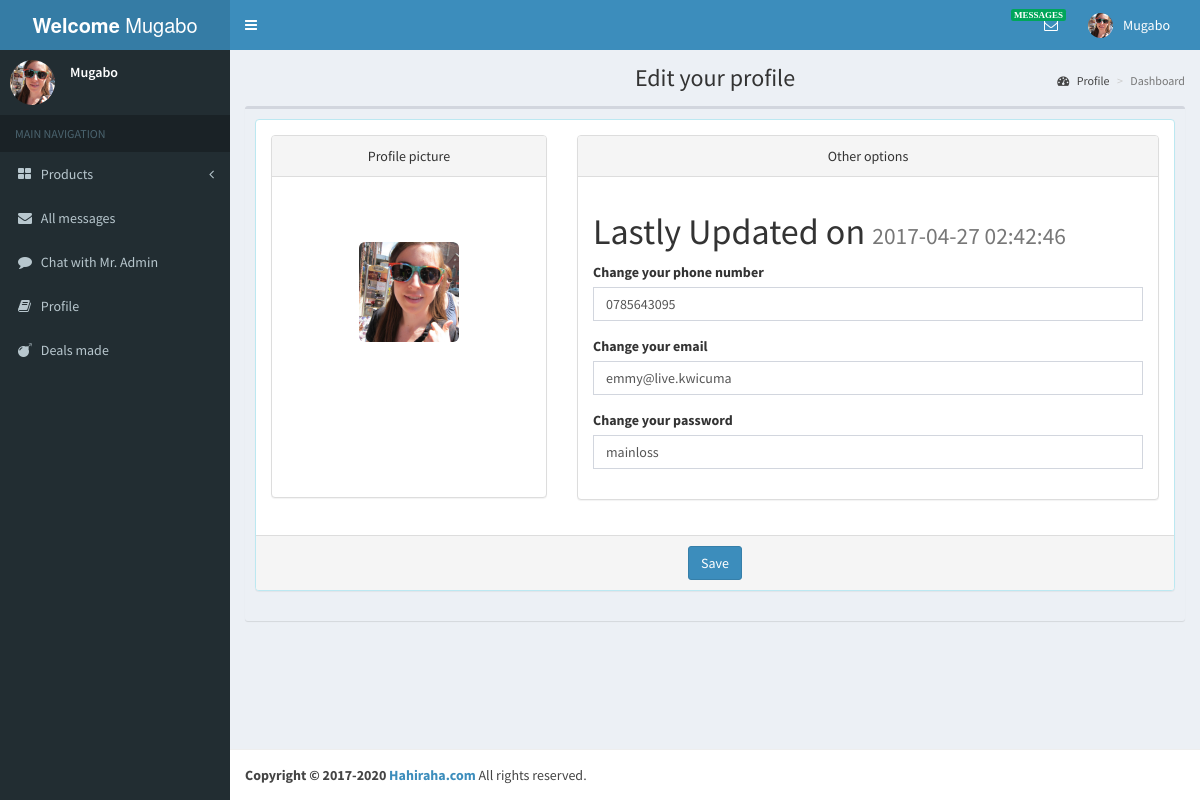
The page /dash/edit1.php (signed in) on the database its author committed.
### tables this page shows
CREATE TABLE `seller` (
  `ID` int(11) NOT NULL,
  `Name` varchar(50) NOT NULL,
  `NameOfBusiness` varchar(100) NOT NULL,
  `Email` varchar(100) NOT NULL,
  `Phone` varchar(20) NOT NULL,
  `Classes` varchar(30) NOT NULL,
  `About` text NOT NULL,
  `Picture01` text NOT NULL,
  `Picture02` text NOT NULL,
  `Picture03` text NOT NULL,
  `Province` varchar(50) NOT NULL,
  `District` varchar(50) NOT NULL,
  `Sector` varchar(50) NOT NULL,
  `Categorie` varchar(50) NOT NULL,
  `Password` varchar(100) NOT NULL,
  `Date` datetime NOT NULL
);

### dash/edit1.php (the view, shortened to what this page needs)
<!DOCTYPE html>
<html>
  <head>
    <link href="bootstrap/css/bootstrap.min.css" rel="stylesheet" type="text/css" />
    <link href="font-awesome/css/font-awesome.css" rel="stylesheet" type="text/css" />
    <link href="http://code.ionicframework.com/ionicons/2.0.0/css/ionicons.min.css" rel="stylesheet" type="text/css" />
    <link href="plugins/morris/morris.css" rel="stylesheet" type="text/css" />
    <link href="plugins/jvectormap/jquery-jvectormap-1.2.2.css" rel="stylesheet" type="text/css" />
    <link href="plugins/daterangepicker/daterangepicker-bs3.css" rel="stylesheet" type="text/css" />
    <link href="dist/css/AdminLTE.min.css" rel="stylesheet" type="text/css" />
    <link href="dist/css/skins/_all-skins.min.css" rel="stylesheet" type="text/css" />
  </head>
  <body class="skin-blue">
    <div class="wrapper">
      <?php
        include('navuser1.php');
      ?>
      <div class="content-wrapper">
        <section class="content-header">
          <h1 class="text-center">
            Edit your profile
          </h1>
          <ol class="breadcrumb">
            <li><a href="#"><i class="fa fa-dashboard"></i> Profile</a></li>
            <li class="active">Dashboard</li>
          </ol>
        </section>
        <section class="content">
          <div class="row">
            <div class="col-lg-12">
                <div style="background:none" class="box">
                    <div class="box-body">
                        <div class="panel panel-info">
                            <div class="panel-body">
                                <div class="row">
                                <?php
                                include('../connect.php');
                                $admin=$_SESSION['seller'];
                                $sqli="SELECT * FROM seller WHERE Name='$admin' ORDER BY ID DESC";
                                $result=mysqli_query($dbcon,$sqli);
                                while ($row=mysqli_fetch_assoc($result)) {
                                echo'
                                    <form role="form" action="../operations/operaeditadmin.php" method="post" enctype="multipart/form-data">
                                    <div class="col-lg-4">
                                        <div class="panel panel-default">
                                            <div class="panel-heading text-center">
                                                Profile picture
                                            </div>
                                            <div style="height:320px" class="panel-body">
                                                <div class="row text-center">
                                                    <br />
                                                    <img style="margin-top:30px;width:100px;height:100px" class="img-rounded" src="../'.$row['Picture01'].'">
                                                    <br />
                                                </div>
                                            </div>
                                        </div>
                                    </div>
                                    <div class="col-lg-8">
                                        <div class="panel panel-default">
                                            <div class="panel-heading text-center">
                                                Other options
                                            </div>
                                            <div class="panel-body">
                                                <h1>Lastly Updated on <small>'.$row['Date'].'</small></h1>
                                                <div class="form-group">
                                                    <label>Change your phone number</label>
                                                    <input class="form-control" name="phone" type="tel" value="'.$row['Phone'].'">
                                                </div>
                                                <div class="form-group">
                                                    <label>Change your email</label>
                                                    <input class="form-control" name="email" type="email" value="'.$row['Email'].'">
                                                </div>
                                                <div class="form-group">
                                                    <label>Change your password</label>
                                                    <input class="form-control" name="password" type="text" value="'.$row['Password'].'">
                                                </div>
                                            </div>
                                        </div>
                                    </div>
                                </div>
                            </div>
                            <div class="panel-footer text-center">
                                <button type="submit" name="editt"class="btn btn-primary">Save</button>
                            </div>
                            </form>';
                        }
                        ?>
                        </div>
                    </div>
                </div>
            </div>
          </div>
        </section>
      </div>
      <?php
        include('footer.php');
      ?>
    </div>
  </body>
</html>

### dash/navuser1.php (shortened to what this page needs)
<header class="main-header">
        <a href="#" class="logo"><div class="row">
        <?php
          echo '<b>Welcome</b> '.$_SESSION['seller'];
        ?></div>
        </a>
        <nav class="navbar navbar-static-top" role="navigation">
          <a href="#" class="sidebar-toggle" data-toggle="offcanvas" role="button">
          </a>
          <div class="navbar-custom-menu">
            <ul class="nav navbar-nav">
              <li class="dropdown messages-menu">
                <a href="#" class="dropdown-toggle" data-toggle="dropdown">
                  <i class="fa fa-envelope-o"></i>
                  <span style="font-family:cursive" class="label label-success">MESSAGES</span>
                </a>
              </li>
              <li class="dropdown user user-menu">
                <a href="#" class="dropdown-toggle" data-toggle="dropdown">
                  <?php
                            include('../connect.php');
                            $adminn=$_SESSION['seller'];
                            $sqli="SELECT * FROM seller WHERE Name='$adminn' ORDER BY ID DESC";
                            $result=mysqli_query($dbcon,$sqli);
                            while ($row=mysqli_fetch_assoc($result)) {
                            echo'
                            <img src="../'.$row['Picture01'].'" class="user-image" alt="User Image"/>
                            <span class="hidden-xs">'.$_SESSION['seller'].'</span>
                </a>
                <ul class="dropdown-menu">
                  <li class="user-header">
                    <img src="../'.$row['Picture01'].'" class="img-circle" alt="User Image" />
                    <p>
                      '.$_SESSION['seller'].' - Seller
                      <small>Member since '.$row['Date'].'</small>
                    </p>
                  </li>';
                            }
                  ?>
                </ul>
              </li>
            </ul>
          </div>
        </nav>
      </header>
      <aside class="main-sidebar">
        <section class="sidebar">
          <div class="user-panel">
            <?php
                            include('../connect.php');
                            $adminn=$_SESSION['seller'];
                            $sqli="SELECT * FROM seller WHERE Name='$adminn' ORDER BY ID DESC";
                            $result=mysqli_query($dbcon,$sqli);
                            while ($row=mysqli_fetch_assoc($result)) {
                            echo'
            <div class="pull-left image">
              <img src="../'.$row['Picture01'].'" class="img-circle" alt="User Image" />
            </div>
            <div class="pull-left info">
              <p>'.$_SESSION['seller'].'</p>
            </div>';
                            }
            ?>
          </div>
          <ul class="sidebar-menu">
            <li class="header">MAIN NAVIGATION</li>
            <li class="treeview">
              <a href="#">
                <i class="fa fa-th-large"></i> <span>Products</span>
                <i class="fa fa-angle-left pull-right"></i>
              </a>
            </li>
            <li><a href="messages1.php"><i class="fa fa-envelope"></i> All messages</a></li>
            <li><a href="saytoadmin.php"><i class="fa fa-comment"></i> Chat with Mr. Admin</a></li>
            <li><a href="edit1.php"><i class="fa fa-book"></i> Profile</a></li>
            <li><a href="orders1.php"><i class="fa fa-bomb"></i> Deals made</a></li>
          </ul>
        </section>
      </aside>

### rows shown on the page
seller: Picture01 (picture), Date "2017-04-27 02:42:46", phone "0785643095", email "emmy@live.kwicuma", password "mainloss"

### other values the page prints
$_SESSION['seller'] "Mugabo"
